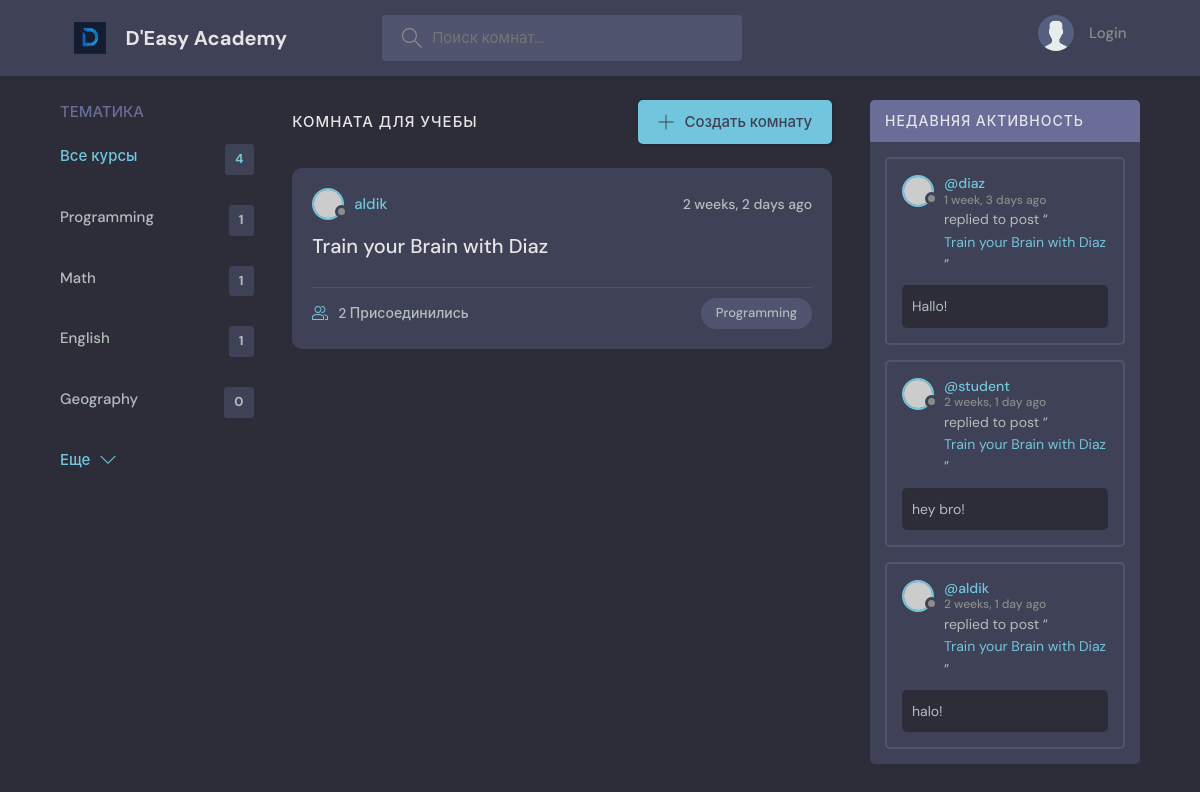
Page /?q=Programming on the committed database.
### base/models.py (models this page shows, shortened)
class Topic(models.Model):
    name = models.CharField(max_length=300)

class Room(models.Model):
    host = models.ForeignKey(User, on_delete=models.SET_NULL, null=True)
    topic = models.ForeignKey(Topic, on_delete=models.SET_NULL, null=True)
    name = models.CharField(max_length=255)
    description = models.TextField(null = True, blank=True)
    participants = models.ManyToManyField(User, related_name='participants', blank=True)
    updated = models.DateTimeField(auto_now=True)
    created = models.DateTimeField(auto_now_add=True)
    class Meta:
        ordering = ['-updated', '-created']
    def __str__(self):
        return self.name

class Message(models.Model):
    user = models.ForeignKey(User, on_delete=models.CASCADE)
    room = models.ForeignKey(Room, on_delete=models.CASCADE)
    body = models.TextField()
    updated = models.DateTimeField(auto_now=True)
    created = models.DateTimeField(auto_now_add=True)
    class Meta:
        ordering = ['-updated', '-created']

### base/views.py (the view)
# urls.py: path('', views.home, name="home"),
def home(request):
    q = request.GET.get('q') if request.GET.get('q') != None else ''
    rooms = Room.objects.filter(
        Q(topic__name__icontains = q) |
        Q(name__icontains = q) |
        Q(description__icontains = q)
    )
    topics = Topic.objects.all()
    room_count = rooms.count()
    room_messages = Message.objects.filter(Q(room__topic__name__icontains=q))
    context = {'rooms' : rooms, 'topics' : topics, 'room_count' : room_count, 'room_messages': room_messages}
    return render(request, 'base/home.html', context)

### base/templates/base/home.html (shortened to what this page needs)
{% extends 'main.html' %}
{% block content %}
    <main class="layout layout--3">
      <div class="container">
        {% include 'base/topics_component.html' %}
        <div class="roomList">
          <div class="roomList__header">
            <div>
              <h2>Комната для учебы</h2>
            </div>
            <a class="btn btn--main" href="create-room.html">
              <svg version="1.1" xmlns="http://www.w3.org/2000/svg" width="32" height="32" viewBox="0 0 32 32">
                <title>add</title>
                <path
                  d="M16.943 0.943h-1.885v14.115h-14.115v1.885h14.115v14.115h1.885v-14.115h14.115v-1.885h-14.115v-14.115z"
                ></path>
              </svg>
              Создать комнату
            </a>
          </div>
          {% include 'base/feed_component.html' %}
        </div>
        {% include 'base/activity_component.html' %}
      </div>
    </main>
{% endblock content %}

### base/templates/base/topics_component.html
<div class="topics">
          <div class="topics__header">
            <h2>Тематика</h2>
          </div>
          <ul class="topics__list">
            <li>
              <a href="{% url 'home' %}" class="active">Все курсы <span>{{topics.count}}</span></a>
            </li>
                          {% for topic in topics %}
            <li>
              <a href="{% url 'home' %}?q={{topic.name}}">{{ topic.name }}<span>{{topic.room_set.all.count}}</span></a>
            </li>
            {% endfor %}
          </ul>
          <a class="btn btn--link" href="topics.html">
            Еще
            <svg version="1.1" xmlns="http://www.w3.org/2000/svg" width="32" height="32" viewBox="0 0 32 32">
              <title>chevron-down</title>
              <path d="M16 21l-13-13h-3l16 16 16-16h-3l-13 13z"></path>
            </svg>
          </a>
        </div>

### base/templates/base/feed_component.html (shortened to what this page needs)
{% for room in rooms %}
<div class="roomListRoom">
            <div class="roomListRoom__header">
              <a href="{% url 'user-profile' room.host.id %}" class="roomListRoom__author">
                <div class="avatar avatar--small">
                  <img src="https://randomuser.me/api/portraits/women/11.jpg" />
                </div>
                <span>{{room.host.username}}</span>
              </a>
              <div class="roomListRoom__actions">
                <span>{{room.created|timesince}} ago</span>
              </div>
            </div>
            <div class="roomListRoom__content">
              <a href="{% url 'room' room.id %}">{{ room.name }}</a>
            </div>
            <div class="roomListRoom__meta">
              <a href="{% url 'room' room.id %}" class="roomListRoom__joined">
                  {{room.participants.all.count}} Присоединились
              </a>
              <p class="roomListRoom__topic">{{room.topic.name}}</p>
            </div>
          </div>
{% endfor %}

### base/templates/base/activity_component.html (shortened to what this page needs)
                   <div class="activities">
          <div class="activities__header">
            <h2>Недавняя активность</h2>
          </div>
                       {% for message in room_messages %}
          <div class="activities__box">
            <div class="activities__boxHeader roomListRoom__header">
              <a href="{% url 'user-profile' message.user.id%}" class="roomListRoom__author">
                <div class="avatar avatar--small">
                  <img src="https://randomuser.me/api/portraits/women/11.jpg" />
                </div>
                <p>
                  @{{message.user}}
                  <span>{{message.created|timesince}} ago</span>
                </p>
              </a>
            </div>
            <div class="activities__boxContent">
              <p>replied to post “<a href="{% url 'room' message.room.id %}">{{message.room}}</a>”</p>
              <div class="activities__boxRoomContent">
                {{ message.body }}
              </div>
            </div>
          </div>
                       {% endfor %}
        </div>

### rows in the picture
Topic: name "Programming", room_set.all.count "1"
Topic: name "Math", room_set.all.count "1"
Topic: name "English", room_set.all.count "1"
Topic: name "Geography", room_set.all.count "0"
Room: host.username "aldik", created "2 weeks, 2 days", name "Train your Brain with Diaz", participants.all.count "2", topic.name "Programming"
Message: user "diaz", created "1 week, 3 days", room "Train your Brain with Diaz", body "Hallo!"
Message: user "student", created "2 weeks, 1 day", room "Train your Brain with Diaz", body "hey bro!"
Message: user "aldik", created "2 weeks, 1 day", room "Train your Brain with Diaz", body "halo!"

### other values in the picture
{{ topics.count }} "4"
